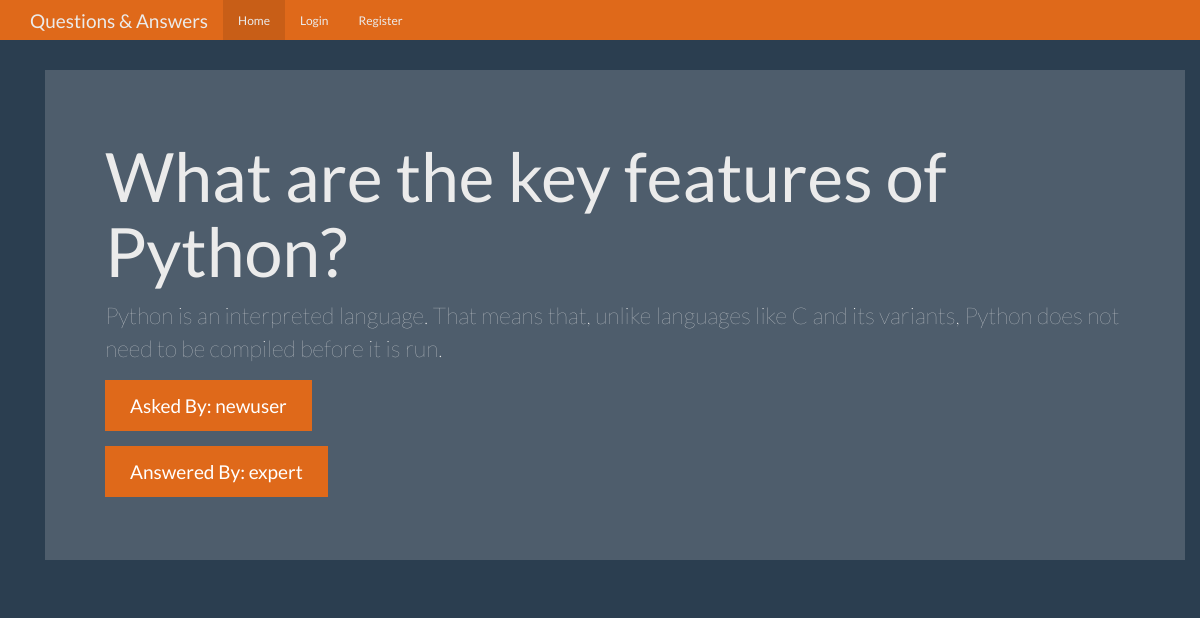
/question/4, run on the app's committed database.
### tables this page shows
CREATE TABLE questions(
    id integer primary key autoincrement,
    question_text text not null,
    asked_by_id integer not null,
    expert_id integer not null
, answer_text text);

CREATE TABLE user(
    id integer primary key autoincrement,
    name text not null,
    password text not null,
    expert boolean not null,
    admin boolean not null
);

### app.py (the view)
@app.route('/question/<question_id>')
def question(question_id):
    user = get_current_user()
    db = get_db()
    questions_cur = db.execute('select questions.question_text, questions.answer_text, askers.name as asker_name, experts.name as expert_name from questions \
                                join user as askers on askers.id=questions.asked_by_id \
                                join user as experts on experts.id=questions.expert_id \
                                where questions.id=?', [question_id])
    question = questions_cur.fetchone()
    return render_template('question.html', user=user, question=question)

### app.py (called while the page is built)
def get_current_user():
    user_result = None
    if 'user' in session:
        user = session['user']
        db = get_db()
        user_cur = db.execute('select id, name, password, expert, admin from user where name=?', [user])
        user_result = user_cur.fetchone()
    return user_result

### database.py (called while the page is built)
def connect_db():
    sql = sqlite3.connect('D:/Flask/Q&A_App/questions.db')
    sql.row_factory = sqlite3.Row
    return sql

def get_db():
    if not hasattr(g, 'sqlite3'):
        g.sqlite_db = connect_db()
    return g.sqlite_db

### templates/question.html (shortened to what this page needs)
{% extends "base.html" %}
{% from "show_links.html" import show_links %}
{% block nav %}
{{ show_links(user) }}
{% endblock %}
{% block body %}
<div class="container theme-showcase" role="main">
  <div class="jumbotron">
    <h1>{{ question['question_text'] }}</h1>
    <p>{{ question['answer_text'] }}</p>
    <p><a class="btn btn-primary btn-lg">Asked By: {{ question['asker_name'] }}</a></p>
    <p><a class="btn btn-primary btn-lg">Answered By: {{ question['expert_name'] }}</a></p>
  </div>
</div>
{% endblock %}

### static/theme.css (style rules this page uses)
body { padding-top: 70px; padding-bottom: 30px; }

### data on the page
questions: question_text "What are the key features of Python?", answer_text "Python is an interpreted language. That means that, unlike languages like C and its variants, Python does not need to be compiled before it is run."
user: asker_name "newuser"
user: expert_name "expert"
